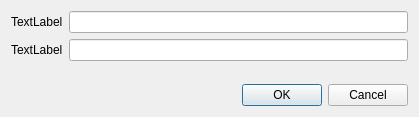
<?xml version="1.0" encoding="UTF-8"?>
<ui version="4.0">
 <class>EditDialog</class>
 <widget class="QDialog" name="EditDialog">
  <property name="geometry">
   <rect>
    <x>0</x>
    <y>0</y>
    <width>419</width>
    <height>117</height>
   </rect>
  </property>
  <property name="windowTitle">
   <string>Dialog</string>
  </property>
  <layout class="QGridLayout" name="gridLayout_3">
   <item row="0" column="0">
    <layout class="QGridLayout" name="gridLayout_2">
     <item row="0" column="0">
      <widget class="QLabel" name="label">
       <property name="text">
        <string>TextLabel</string>
       </property>
      </widget>
     </item>
     <item row="0" column="1">
      <widget class="QLineEdit" name="nameEdit"/>
     </item>
     <item row="1" column="0">
      <widget class="QLabel" name="label_2">
       <property name="text">
        <string>TextLabel</string>
       </property>
      </widget>
     </item>
     <item row="1" column="1">
      <widget class="QLineEdit" name="numberEdit"/>
     </item>
    </layout>
   </item>
   <item row="1" column="0">
    <spacer name="verticalSpacer">
     <property name="orientation">
      <enum>Qt::Vertical</enum>
     </property>
     <property name="sizeHint" stdset="0">
      <size>
       <width>20</width>
       <height>17</height>
      </size>
     </property>
    </spacer>
   </item>
   <item row="2" column="0">
    <widget class="QDialogButtonBox" name="buttonBox">
     <property name="orientation">
      <enum>Qt::Horizontal</enum>
     </property>
     <property name="standardButtons">
      <set>QDialogButtonBox::Cancel|QDialogButtonBox::Ok</set>
     </property>
    </widget>
   </item>
  </layout>
 </widget>
 <tabstops>
  <tabstop>nameEdit</tabstop>
  <tabstop>numberEdit</tabstop>
  <tabstop>buttonBox</tabstop>
 </tabstops>
 <resources/>
 <connections>
  <connection>
   <sender>buttonBox</sender>
   <signal>accepted()</signal>
   <receiver>EditDialog</receiver>
   <slot>accept()</slot>
   <hints>
    <hint type="sourcelabel">
     <x>248</x>
     <y>254</y>
    </hint>
    <hint type="destinationlabel">
     <x>157</x>
     <y>274</y>
    </hint>
   </hints>
  </connection>
  <connection>
   <sender>buttonBox</sender>
   <signal>rejected()</signal>
   <receiver>EditDialog</receiver>
   <slot>reject()</slot>
   <hints>
    <hint type="sourcelabel">
     <x>316</x>
     <y>260</y>
    </hint>
    <hint type="destinationlabel">
     <x>286</x>
     <y>274</y>
    </hint>
   </hints>
  </connection>
 </connections>
</ui>
